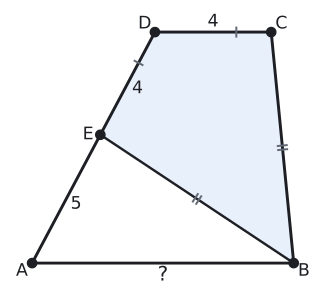

Write Python code to recreate this figure.
import sys; sys.path.insert(0, "tools")
from cizim import *

P = lambda x, y: np.array([float(x), float(y)])
uz = lambda U, V: round(float(np.linalg.norm(U - V)), 4)
def acisi(K, U, V):
    u, v = U - K, V - K
    return round(float(np.degrees(np.arccos(np.dot(u, v) / np.linalg.norm(u) / np.linalg.norm(v)))), 3)
def birim(U, V):
    t = (V - U) / np.linalg.norm(V - U); return t, np.array([-t[1], t[0]])
def cetik(U, V, n=1, renk=SOLUK, f=0.5):
    M = U + f * (V - U); t, m = birim(U, V)
    for i in range(n):
        c = M + (i - (n - 1) / 2) * 0.2 * S * t
        ax.plot(*zip(c - 0.22 * S * m, c + 0.22 * S * m), color=renk, lw=1.5)
def olcu(U, V, metin, d=0.5, renk=YAZI, fs=13, f=0.5, kutu=False):
    """[UV] üzerinde f oranındaki noktaya, U->V yönünün soluna d*S uzağa yazı (d < 0: sağına)."""
    M = U + f * (V - U); _, m = birim(U, V)
    ax.text(*(M + d * S * m), metin, ha="center", va="center", color=renk, fontsize=fs, zorder=7,
            bbox=dict(facecolor="white", edgecolor="none", pad=1.5) if kutu else None)
def dik_isareti(K, U, V, r=0.4):
    a_ = (U - K) / np.linalg.norm(U - K) * r * S; b_ = (V - K) / np.linalg.norm(V - K) * r * S
    ax.plot(*zip(K + a_, K + a_ + b_, K + b_), color=SOLUK, lw=1.3)
def harf(Q, metin, dx, dy, renk=YAZI, fs=13, kutu=False):
    ax.text(Q[0] + dx * S, Q[1] + dy * S, metin, ha="center", va="center", color=renk, fontsize=fs, zorder=7,
            bbox=dict(facecolor="white", edgecolor="none", pad=1.5) if kutu else None)
def cizgi(U, V, renk=YAZI, lw=2.2, ls="-"):
    ax.plot(*zip(U, V), color=renk, lw=lw, ls=ls)
def basla(xmin, xmax, ymin, ymax, en=5.0):
    global fig, ax
    fig, ax = sekil(en, en * (ymax - ymin) / (xmax - xmin))
    ax.set_aspect("equal"); ax.axis("off"); ax.set_xlim(xmin, xmax); ax.set_ylim(ymin, ymax)
def cokgen(noktalar, dolgu=None, kenar=YAZI, lw=2.2):
    if dolgu: ax.add_patch(patches.Polygon(noktalar, closed=True, facecolor=dolgu, edgecolor="none"))
    ax.plot(*zip(*(list(noktalar) + [noktalar[0]])), color=kenar, lw=lw)
    for Q in noktalar: nokta(ax, *Q, "")
def cerceve(noktalar, kenar=1.0):
    xs = [q[0] for q in noktalar]; ys = [q[1] for q in noktalar]
    return min(xs) - kenar * S, max(xs) + kenar * S, min(ys) - kenar * S, max(ys) + kenar * S
def deltoid(ak, ck, kb):
    """K orijinde; A altta, C üstte, D solda, B sağda. |AB| = |AD|, |CB| = |CD|."""
    return P(0, -ak), P(kb, 0), P(0, ck), P(-kb, 0), P(0, 0)
def koseler(A, B, C, D, r=0.5):
    harf(A, "A", 0, -r); harf(B, "B", r, 0); harf(C, "C", 0, r); harf(D, "D", -r, 0)
def alan_hesap(*Q):
    return round(abs(sum(Q[i][0] * Q[(i + 1) % len(Q)][1] - Q[(i + 1) % len(Q)][0] * Q[i][1] for i in range(len(Q)))) / 2, 4)

# Soru 9: ABCD yamuk, [AB] ∥ [DC]; E ∈ [AD]; DEBC deltoid: |DE| = |DC| = 4, |BE| = |BC|. |AE| = 5 → |AB| = |AD| = 9.
t = np.radians(62)
A, B = P(0, 0), P(9, 0); D = 9 * P(np.cos(t), np.sin(t)); C = D + P(4, 0); E = D + (A - D) * 4 / 9
S = 0.7
print("BE", uz(B, E), "BC", uz(B, C), "DE", uz(D, E), "DC", uz(D, C), "AE", uz(A, E), "EDB", acisi(D, E, B), "BDC", acisi(D, B, C), "ABD", acisi(B, A, D))
basla(*cerceve([A, B, C, D], 1.2), en=4.2)
ax.add_patch(patches.Polygon([D, E, B, C], closed=True, facecolor=MAVI_ACIK, edgecolor="none"))
cokgen([A, B, C, D]); cizgi(E, B, YAZI, 1.8); nokta(ax, *E, "")
harf(A, "A", -0.5, -0.4); harf(B, "B", 0.5, -0.4); harf(C, "C", 0.5, 0.4); harf(D, "D", -0.5, 0.4); harf(E, "E", -0.6, 0)
olcu(D, C, "4", 0.5); olcu(E, D, "4", -0.55); olcu(A, E, "5", -0.55); olcu(A, B, "?", -0.6, fs=15)
cetik(D, E, 1, f=0.3); cetik(D, C, 1, f=0.7); cetik(B, E, 2); cetik(B, C, 2)
kaydet(fig, __file__)
